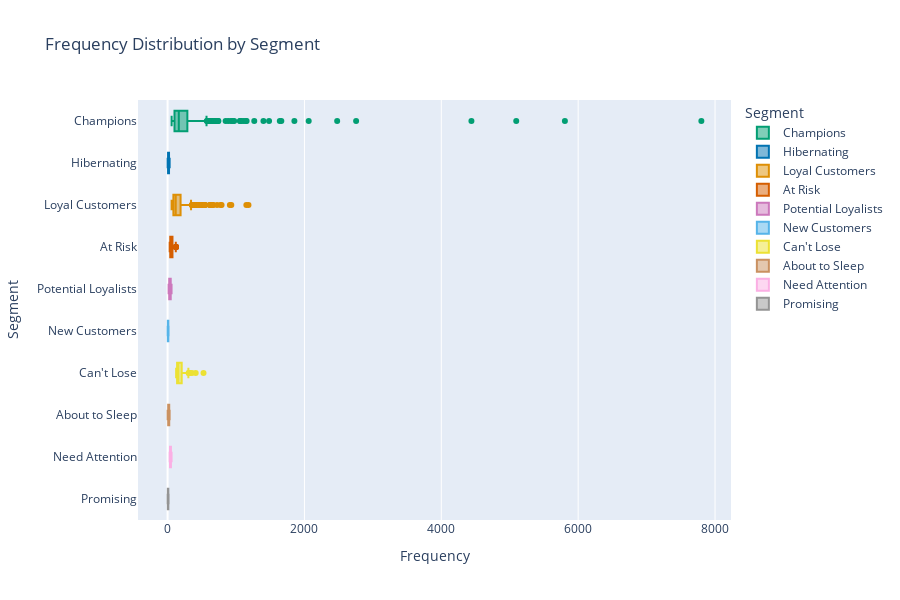

Notebook source saved alongside this figure:
### Code cell
# Create a horizontal boxplot for Frequency of each segment using plotly express
fig = px.box(rfm_df, 
             x='Frequency', 
             y='Segment', 
             orientation='h', 
             title='Frequency Distribution by Segment', 
             color='Segment',
             color_discrete_map=segment_color_mapping, 
             width=900,
             height=600)

fig.update_layout(
    hoverlabel=dict(
        bgcolor="white",
        font_size=14,
        # font_family="Rockwell",
    )
)
fig.show()

# save the plot
fig.write_html("../reports/plots/frequency_distribution_by_segment.html")

# save the plot in png format
fig.write_image("../reports/plots/frequency_distribution_by_segment.png")

### Figure 1 — Plotly figure (JSON) as saved in the notebook; plotly's stock layout.template omitted (floating-point values rounded to 4 significant figures; data arrays with more than 128 entries replaced by an {"elided": "..."} marker saying what was removed)
{"data": [{"alignmentgroup": "True", "hovertemplate": "Segment=%{y}<br>Frequency=%{x}<extra></extra>", "legendgroup": "Champions", "marker": {"color": "#029e73"}, "name": "Champions", "notched": false, "offsetgroup": "Champions", "orientation": "h", "showlegend": true, "type": "box", "x": {"elided": "614 int values"}, "x0": " ", "xaxis": "x", "y": {"elided": "614 str values"}, "y0": " ", "yaxis": "y"}, {"alignmentgroup": "True", "hovertemplate": "Segment=%{y}<br>Frequency=%{x}<extra></extra>", "legendgroup": "Hibernating", "marker": {"color": "#0173b2"}, "name": "Hibernating", "notched": false, "offsetgroup": "Hibernating", "orientation": "h", "showlegend": true, "type": "box", "x": {"elided": "1071 int values"}, "x0": " ", "xaxis": "x", "y": {"elided": "1071 str values"}, "y0": " ", "yaxis": "y"}, {"alignmentgroup": "True", "hovertemplate": "Segment=%{y}<br>Frequency=%{x}<extra></extra>", "legendgroup": "Loyal Customers", "marker": {"color": "#de8f05"}, "name": "Loyal Customers", "notched": false, "offsetgroup": "Loyal Customers", "orientation": "h", "showlegend": true, "type": "box", "x": {"elided": "809 int values"}, "x0": " ", "xaxis": "x", "y": {"elided": "809 str values"}, "y0": " ", "yaxis": "y"}, {"alignmentgroup": "True", "hovertemplate": "Segment=%{y}<br>Frequency=%{x}<extra></extra>", "legendgroup": "At Risk", "marker": {"color": "#d55e00"}, "name": "At Risk", "notched": false, "offsetgroup": "At Risk", "orientation": "h", "showlegend": true, "type": "box", "x": {"elided": "564 int values"}, "x0": " ", "xaxis": "x", "y": {"elided": "564 str values"}, "y0": " ", "yaxis": "y"}, {"alignmentgroup": "True", "hovertemplate": "Segment=%{y}<br>Frequency=%{x}<extra></extra>", "legendgroup": "Potential Loyalists", "marker": {"color": "#cc78bc"}, "name": "Potential Loyalists", "notched": false, "offsetgroup": "Potential Loyalists", "orientation": "h", "showlegend": true, "type": "box", "x": {"elided": "509 int values"}, "x0": " ", "xaxis": "x", "y": {"elided": "509 str values"}, "y0": " ", "yaxis": "y"}, {"alignmentgroup": "True", "hovertemplate": "Segment=%{y}<br>Frequency=%{x}<extra></extra>", "legendgroup": "New Customers", "marker": {"color": "#56b4e9"}, "name": "New Customers", "notched": false, "offsetgroup": "New Customers", "orientation": "h", "showlegend": true, "type": "box", "x": [10, 11, 3, 12, 14, 8, 13, 10, 1, 2, 6, 4, 1, 14, 2, 11, 12, 7, 10, 9, 14, 13, 4, 12, 7, 3, 12, 5, 10, 12, 4, 9, 1, 9, 3, 10, 14, 13, 3, 9, 4, 11, 5, 7, 9, 5, 9, 7, 12, 10, 9, 5, 10, 6, 2, 10, 3, 1, 3, 13], "x0": " ", "xaxis": "x", "y": ["New Customers", "New Customers", "New Customers", "New Customers", "New Customers", "New Customers", "New Customers", "New Customers", "New Customers", "New Customers", "New Customers", "New Customers", "New Customers", "New Customers", "New Customers", "New Customers", "New Customers", "New Customers", "New Customers", "New Customers", "New Customers", "New Customers", "New Customers", "New Customers", "New Customers", "New Customers", "New Customers", "New Customers", "New Customers", "New Customers", "New Customers", "New Customers", "New Customers", "New Customers", "New Customers", "New Customers", "New Customers", "New Customers", "New Customers", "New Customers", "New Customers", "New Customers", "New Customers", "New Customers", "New Customers", "New Customers", "New Customers", "New Customers", "New Customers", "New Customers", "New Customers", "New Customers", "New Customers", "New Customers", "New Customers", "New Customers", "New Customers", "New Customers", "New Customers", "New Customers"], "y0": " ", "yaxis": "y"}, {"alignmentgroup": "True", "hovertemplate": "Segment=%{y}<br>Frequency=%{x}<extra></extra>", "legendgroup": "Can't Lose", "marker": {"color": "#ece133"}, "name": "Can't Lose", "notched": false, "offsetgroup": "Can't Lose", "orientation": "h", "showlegend": true, "type": "box", "x": [219, 159, 142, 150, 171, 131, 170, 222, 136, 265, 135, 128, 304, 149, 125, 137, 161, 153, 180, 179, 265, 126, 233, 166, 130, 127, 214, 153, 143, 196, 155, 154, 152, 143, 232, 138, 133, 188, 197, 133, 128, 176, 141, 221, 157, 261, 145, 356, 171, 147, 135, 326, 207, 411, 150, 308, 188, 250, 525, 157, 206, 134, 174, 140, 208, 158, 154, 128, 147, 309, 191, 176, 139, 139, 194, 125, 139], "x0": " ", "xaxis": "x", "y": ["Can't Lose", "Can't Lose", "Can't Lose", "Can't Lose", "Can't Lose", "Can't Lose", "Can't Lose", "Can't Lose", "Can't Lose", "Can't Lose", "Can't Lose", "Can't Lose", "Can't Lose", "Can't Lose", "Can't Lose", "Can't Lose", "Can't Lose", "Can't Lose", "Can't Lose", "Can't Lose", "Can't Lose", "Can't Lose", "Can't Lose", "Can't Lose", "Can't Lose", "Can't Lose", "Can't Lose", "Can't Lose", "Can't Lose", "Can't Lose", "Can't Lose", "Can't Lose", "Can't Lose", "Can't Lose", "Can't Lose", "Can't Lose", "Can't Lose", "Can't Lose", "Can't Lose", "Can't Lose", "Can't Lose", "Can't Lose", "Can't Lose", "Can't Lose", "Can't Lose", "Can't Lose", "Can't Lose", "Can't Lose", "Can't Lose", "Can't Lose", "Can't Lose", "Can't Lose", "Can't Lose", "Can't Lose", "Can't Lose", "Can't Lose", "Can't Lose", "Can't Lose", "Can't Lose", "Can't Lose", "Can't Lose", "Can't Lose", "Can't Lose", "Can't Lose", "Can't Lose", "Can't Lose", "Can't Lose", "Can't Lose", "Can't Lose", "Can't Lose", "Can't Lose", "Can't Lose", "Can't Lose", "Can't Lose", "Can't Lose", "Can't Lose", "Can't Lose"], "y0": " ", "yaxis": "y"}, {"alignmentgroup": "True", "hovertemplate": "Segment=%{y}<br>Frequency=%{x}<extra></extra>", "legendgroup": "About to Sleep", "marker": {"color": "#ca9161"}, "name": "About to Sleep", "notched": false, "offsetgroup": "About to Sleep", "orientation": "h", "showlegend": true, "type": "box", "x": {"elided": "331 int values"}, "x0": " ", "xaxis": "x", "y": {"elided": "331 str values"}, "y0": " ", "yaxis": "y"}, {"alignmentgroup": "True", "hovertemplate": "Segment=%{y}<br>Frequency=%{x}<extra></extra>", "legendgroup": "Need Attention", "marker": {"color": "#fbafe4"}, "name": "Need Attention", "notched": false, "offsetgroup": "Need Attention", "orientation": "h", "showlegend": true, "type": "box", "x": {"elided": "180 int values"}, "x0": " ", "xaxis": "x", "y": {"elided": "180 str values"}, "y0": " ", "yaxis": "y"}, {"alignmentgroup": "True", "hovertemplate": "Segment=%{y}<br>Frequency=%{x}<extra></extra>", "legendgroup": "Promising", "marker": {"color": "#949494"}, "name": "Promising", "notched": false, "offsetgroup": "Promising", "orientation": "h", "showlegend": true, "type": "box", "x": [3, 14, 12, 1, 10, 4, 11, 13, 9, 4, 13, 10, 8, 4, 8, 8, 3, 5, 6, 11, 8, 8, 3, 4, 11, 12, 11, 13, 5, 14, 14, 10, 3, 14, 1, 12, 11, 7, 10, 7, 4, 13, 10, 6, 6, 11, 11, 3, 4, 3, 5, 11, 2, 14, 4, 12, 8, 6, 10, 7, 7, 14, 1, 7, 1, 12, 9, 14, 14, 6, 11, 7, 4, 3, 6, 12, 4, 11, 12, 6, 3, 2, 1, 3, 12, 7, 9, 14, 5, 6, 5, 9, 6, 13, 8, 11, 10, 2, 2, 2, 1, 8, 4, 8], "x0": " ", "xaxis": "x", "y": ["Promising", "Promising", "Promising", "Promising", "Promising", "Promising", "Promising", "Promising", "Promising", "Promising", "Promising", "Promising", "Promising", "Promising", "Promising", "Promising", "Promising", "Promising", "Promising", "Promising", "Promising", "Promising", "Promising", "Promising", "Promising", "Promising", "Promising", "Promising", "Promising", "Promising", "Promising", "Promising", "Promising", "Promising", "Promising", "Promising", "Promising", "Promising", "Promising", "Promising", "Promising", "Promising", "Promising", "Promising", "Promising", "Promising", "Promising", "Promising", "Promising", "Promising", "Promising", "Promising", "Promising", "Promising", "Promising", "Promising", "Promising", "Promising", "Promising", "Promising", "Promising", "Promising", "Promising", "Promising", "Promising", "Promising", "Promising", "Promising", "Promising", "Promising", "Promising", "Promising", "Promising", "Promising", "Promising", "Promising", "Promising", "Promising", "Promising", "Promising", "Promising", "Promising", "Promising", "Promising", "Promising", "Promising", "Promising", "Promising", "Promising", "Promising", "Promising", "Promising", "Promising", "Promising", "Promising", "Promising", "Promising", "Promising", "Promising", "Promising", "Promising", "Promising", "Promising", "Promising"], "y0": " ", "yaxis": "y"}], "layout": {"boxmode": "overlay", "height": 600, "hoverlabel": {"bgcolor": "white", "font": {"size": 14}}, "legend": {"title": {"text": "Segment"}, "tracegroupgap": 0}, "title": {"text": "Frequency Distribution by Segment"}, "width": 900, "xaxis": {"anchor": "y", "domain": [0, 1], "title": {"text": "Frequency"}}, "yaxis": {"anchor": "x", "categoryarray": ["Promising", "Need Attention", "About to Sleep", "Can't Lose", "New Customers", "Potential Loyalists", "At Risk", "Loyal Customers", "Hibernating", "Champions"], "categoryorder": "array", "domain": [0, 1], "title": {"text": "Segment"}}}}
